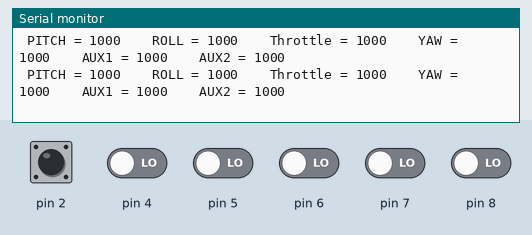
A sketch run on a simulated Arduino Uno, built with avr-gcc and run on an emulated ATmega328P. Parts: the last lines printed to the serial monitor. Inputs (shaded band) come from the test bench; at power-on: pin 2, pin 4–8 LOW.

Above: at 1.2 s.
1.3 s: pin 2 pulsed HIGH 2 times (0.12 s each, 0.3 s apart)
At 1.46 s:
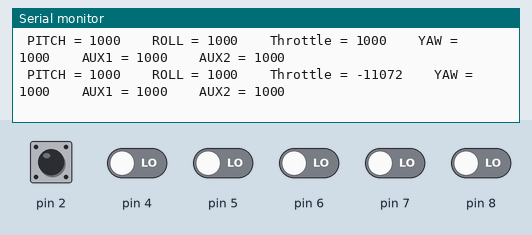
At 19.84 s:
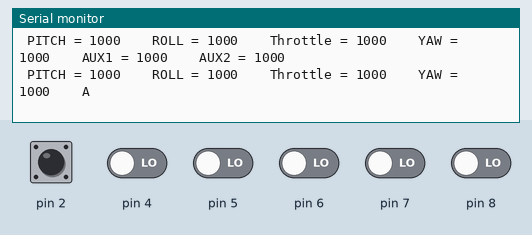

The sketch:

Receiver_Read_PWM.ino
```cpp
unsigned long timer_1, timer_2, timer_3, timer_4,timer_5,timer_6, current_time;
int receiver_input[7];
byte last_channel_1, last_channel_2, last_channel_3, last_channel_4,last_channel_5, last_channel_6;

void setup() {
  Serial.begin(9600);
  PCICR |= (1 << PCIE2);                                                    //Set PCIE0 to enable PCMSK2 scan.
  PCMSK2 |= (1 << PCINT21);                                                  //Set PCINT0 (digital input 5) to trigger an interrupt on state change.
  PCMSK2 |= (1 << PCINT20);                                                  //Set PCINT1 (digital input 4)to trigger an interrupt on state change.
  PCMSK2 |= (1 << PCINT18);                                                  //Set PCINT2 (digital input 2)to trigger an interrupt on state change.
  PCMSK2 |= (1 << PCINT22);                                                  //Set PCINT3 (digital input 6)to trigger an interrupt on state change.
  PCMSK2 |= (1 << PCINT23);                                                  //Set PCINT0 (digital input 7) to trigger an interrupt on state change.
  PCICR |= (1 << PCIE0);                                                    //Set PCIE0 to enable PCMSK0 scan.
  PCMSK0 |= (1 << PCINT0);                                                   //Set PCINT0 (digital input 8) to trigger an interrupt on state change.
}

void loop() {
  read_pwm();
  printReceiver();
}
void printReceiver(){
  Serial.print(" PITCH = ");
  Serial.print(receiver_input[1]); // CH1
  Serial.print("    ROLL = ");
  Serial.print(receiver_input[2]); // CH2
  Serial.print("    Throttle = ");
  Serial.print(receiver_input[3]); // CH3
  Serial.print("    YAW = ");
  Serial.print(receiver_input[4]); // CH4
  Serial.print("    AUX1 = ");
  Serial.print(receiver_input[5]); // CH5
  Serial.print("    AUX2 = ");
  Serial.print(receiver_input[6]); // CH6
  Serial.println();
}
void read_pwm(){
  if(receiver_input[1]<1000) receiver_input[1] = 1000;
  else if(receiver_input[1]>2000) receiver_input[1] = 2000;
  if(receiver_input[2]<1000) receiver_input[2] = 1000;
  else if(receiver_input[2]>2000) receiver_input[2] = 2000;
  if(receiver_input[3]<1000) receiver_input[3] = 1000;
  else if(receiver_input[3]>2000) receiver_input[3] = 2000;
  if(receiver_input[4]<1000) receiver_input[4] = 1000;
  else if(receiver_input[4]>2000) receiver_input[4] = 2000;
  if(receiver_input[5]<1000) receiver_input[5] = 1000;
  else if(receiver_input[5]>2000) receiver_input[5] = 2000;
  if(receiver_input[6]<1000) receiver_input[6] = 1000;
  else if(receiver_input[6]>2000) receiver_input[6] = 2000;
}
ISR(PCINT2_vect){
  current_time = micros();
  //Channel 1=========================================
  if(PIND & B00100000){                                                     //Is input 5 high?
    if(last_channel_1 == 0){                                                //Input 5 changed from 0 to 1.
      last_channel_1 = 1;                                                   //Remember current input state.
      timer_1 = current_time;                                               //Set timer_1 to current_time.
    }
  }
  else if(last_channel_1 == 1){                                             //Input 5 is not high and changed from 1 to 0.
    last_channel_1 = 0;                                                     //Remember current input state.
    receiver_input[1] = current_time - timer_1;                             //Channel 1 is current_time - timer_1.
  }
  //Channel 2=========================================
  if(PIND & B00010000 ){                                                    //Is input 4 high?
    if(last_channel_2 == 0){                                                //Input 4 changed from 0 to 1.
      last_channel_2 = 1;                                                   //Remember current input state.
      timer_2 = current_time;                                               //Set timer_2 to current_time.
    }
  }
  else if(last_channel_2 == 1){                                             //Input 4 is not high and changed from 1 to 0.
    last_channel_2 = 0;                                                     //Remember current input state.
    receiver_input[2] = current_time - timer_2;                             //Channel 2 is current_time - timer_2.
  }
  //Channel 3=========================================
  if(PIND & B00000100 ){                                                    //Is input 2 high?
    if(last_channel_3 == 0){                                                //Input 2 changed from 0 to 1.
      last_channel_3 = 1;                                                   //Remember current input state.
      timer_3 = current_time;                                               //Set timer_3 to current_time.
    }
  }
  else if(last_channel_3 == 1){                                             //Input 2 is not high and changed from 1 to 0.
    last_channel_3 = 0;                                                     //Remember current input state.
    receiver_input[3] = current_time - timer_3;                             //Channel 3 is current_time - timer_3.

  }
  //Channel 4=========================================
  if(PIND & B01000000 ){                                                    //Is input 6 high?
    if(last_channel_4 == 0){                                                //Input 6 changed from 0 to 1.
      last_channel_4 = 1;                                                   //Remember current input state.
      timer_4 = current_time;                                               //Set timer_4 to current_time.
    }
  }
  else if(last_channel_4 == 1){                                             //Input 6 is not high and changed from 1 to 0.
    last_channel_4 = 0;                                                     //Remember current input state.
    receiver_input[4] = current_time - timer_4;                             //Channel 4 is current_time - timer_4.
  }
  //Channel 5=========================================
  if(PIND & B10000000 ){                                                    //Is input 7 high?
    if(last_channel_5 == 0){                                                //Input 7 changed from 0 to 1.
      last_channel_5 = 1;                                                   //Remember current input state.
      timer_5 = current_time;                                               //Set timer_5 to current_time.
    }
  }
  else if(last_channel_5 == 1){                                             //Input 7 is not high and changed from 1 to 0.
    last_channel_5 = 0;                                                     //Remember current input state.
    receiver_input[5] = current_time - timer_5;                             //Channel 5 is current_time - timer_5.
  }
}
ISR(PCINT0_vect){
  //Channel 6=========================================
  if(PINB & B00000001 ){                                                    //Is input 8 high?
    if(last_channel_6 == 0){                                                //Input 8 changed from 0 to 1.
      last_channel_6 = 1;                                                   //Remember current input state.
      timer_6 = current_time;                                               //Set timer_6 to current_time.
    }
  }
  else if(last_channel_6 == 1){                                             //Input 8 is not high and changed from 1 to 0.
    last_channel_6 = 0;                                                     //Remember current input state.
    receiver_input[6] = current_time - timer_6;                             //Channel 6 is current_time - timer_6.
  }
}
```

Measured:
- after the input at 1.3 s, the serial monitor: prints a new line after 0.15 s (image 1)
